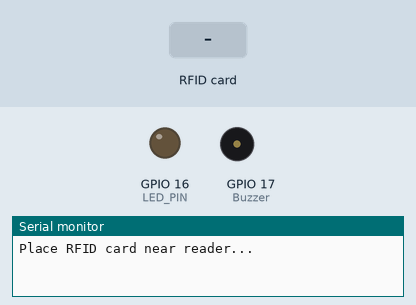
The sketch below on a simulated ESP32. Parts: output pins drawn as LEDs (lit = HIGH), buzzer (waves = sounding, pin HIGH), the last lines printed to the serial monitor. The test bench sets the inputs (shaded band).

Above: at 1.2 s.
1.3 s: RFID card 5E 7A 19 C4 held to the reader
At 2.1 s:
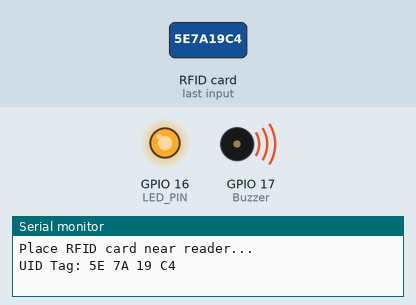
Timing chart, 0 to 4.3 s (numbered marks = the images above; inputs shaded):
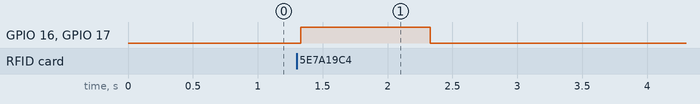

Measured:
- after the input at 1.3 s, GPIO 16 (LED_PIN), GPIO 17 (Buzzer): LOW → HIGH at once, → LOW 1.0 s later

The sketch:

client.ino
```cpp
// client_2nd_esp32


#include <SPI.h>
#include <MFRC522.h>

#define Buzzer 17    // Buzzer on GPIO17
#define LED_PIN 16   // LED on GPIO16
#define SS_PIN 5     // RFID SDA (SS) on GPIO5
#define RST_PIN 22   // RFID RST on GPIO22

MFRC522 mfrc522(SS_PIN, RST_PIN);   // Create MFRC522 instance

void setup() {
  Serial.begin(115200);
  SPI.begin();           // Initialize SPI bus
  mfrc522.PCD_Init();    // Initialize MFRC522

  pinMode(Buzzer, OUTPUT);
  pinMode(LED_PIN, OUTPUT);
  digitalWrite(LED_PIN, LOW);  // Ensure LED is off at start

  Serial.println("Place RFID card near reader...");
}

void loop() {
  if (mfrc522.PICC_IsNewCardPresent() && mfrc522.PICC_ReadCardSerial()) {
    // Convert UID to hexadecimal string
    String uidString = "";
    for (byte i = 0; i < mfrc522.uid.size; i++) {
      uidString += String(mfrc522.uid.uidByte[i] < 0x10 ? " 0" : " ");
      uidString += String(mfrc522.uid.uidByte[i], HEX);
    }
    uidString.toUpperCase();

    // Serial print UID
    Serial.print("UID Tag:");
    Serial.println(uidString);

    // Activate buzzer and LED
    digitalWrite(Buzzer, HIGH);
    digitalWrite(LED_PIN, HIGH);  // Turn on LED
    delay(1000);
    digitalWrite(Buzzer, LOW);
    digitalWrite(LED_PIN, LOW);   // Turn off LED

    // Halt PICC and stop encryption
    mfrc522.PICC_HaltA();
    mfrc522.PCD_StopCrypto1();

    delay(2000);
  }
  delay(50);
}
```
